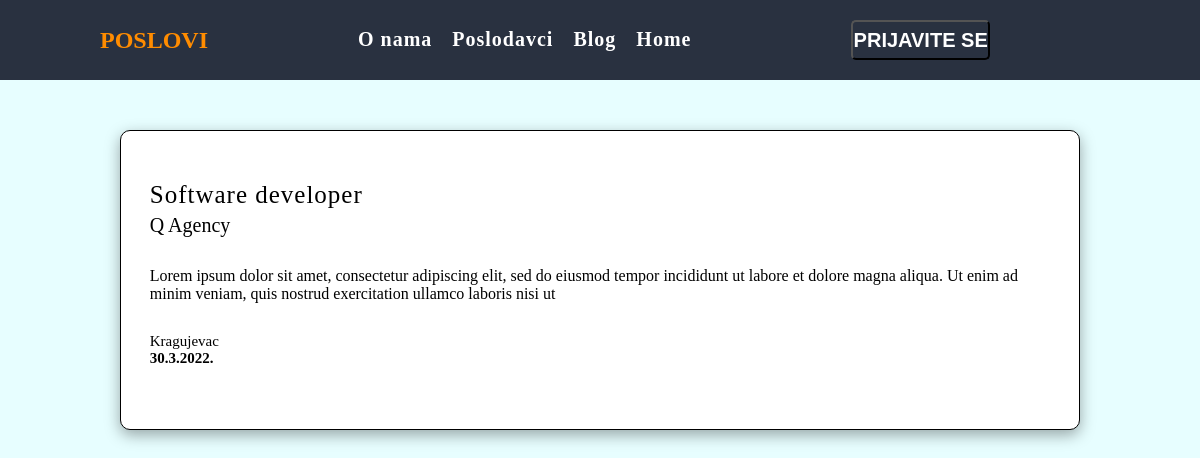
/results.php?mesto=Kragujevac, run on the app's committed database.
### tables this page shows
CREATE TABLE Poslovi(
	
	idPosla INT AUTO_INCREMENT NOT NULL ,
	imePosla varchar(50),
	idPoslodavca INT,
	opisPosla varchar(1000),
	mesto varchar(50),
	datumIsteka varchar(20),
	PRIMARY KEY(idPosla),
	FOREIGN KEY(idPoslodavca) REFERENCES Poslodavci(idPoslodavca)

);

CREATE TABLE Poslodavci(
    
    idPoslodavca int AUTO_INCREMENT NOT NULL,
    imePoslodavca varchar(50),
    email varchar(50),
    sifra varchar(50),
    PRIMARY KEY(idPoslodavca)
    );

### sesija.php (called while the page is built, shortened)
<?php
	include 'connect.php';
	$user_data = check_login($conn);
?>

### results.php (the view, shortened to what this page needs)
<?php
	include 'sesija.php';
?>
<html>
<head>
	<link rel="stylesheet" href="resultstyle.css">
</head>
<body>
	<header>
 		<a href="#" class="logo">POSLOVI</a>
 		<ul class ="navigation">
 			<li><a href="#">O nama</a></li>
 			<li><a href="#">Poslodavci</a></li>
 			<li><a href="#">Blog</a></li>
 			<li><a href="#">Home</a></li>
 		</ul>
 		<div class="dropdown" <?php if ($user_data){ echo 'style="display:none" ';} ?>>
 			<button class="dropbtn" ><p>PRIJAVITE SE </button>
             </div>
 	</header>
 	<div class = "container">
 	<?php
		include 'connect.php';
		$mesto = $_GET['mesto'];
		$imePosla = $_GET["imePosla"];
		if(!empty($mesto) && !empty($imePosla)){
			$sql = "SELECT imePosla, imePoslodavca, opisPosla,mesto,datumIsteka FROM Poslovi INNER JOIN Poslodavci ON Poslovi.idPoslodavca=Poslodavci.idPoslodavca WHERE (mesto = '$mesto' AND imePosla='$imePosla')";
		}
		elseif (!empty($mesto)) {
			$sql = "SELECT imePosla, imePoslodavca, opisPosla,mesto,datumIsteka FROM Poslovi INNER JOIN Poslodavci ON Poslovi.idPoslodavca=Poslodavci.idPoslodavca WHERE mesto = '$mesto' ";
		}
		elseif (!empty($imePosla)) {
			$sql = "SELECT imePosla, imePoslodavca, opisPosla,mesto,datumIsteka FROM Poslovi INNER JOIN Poslodavci ON Poslovi.idPoslodavca=Poslodavci.idPoslodavca WHERE imePosla = '$imePosla' ";
		}
		elseif (empty($mesto) && empty($imePosla)){
			$sql = "SELECT imePosla, imePoslodavca, opisPosla,mesto,datumIsteka FROM Poslovi INNER JOIN Poslodavci ON Poslovi.idPoslodavca=Poslodavci.idPoslodavca ";
		}
		$result = mysqli_query($conn,$sql);
		while($row = mysqli_fetch_assoc($result)){
			echo '<div class="result">
	 			<p class="posao" name="posao">
	 				'.$row['imePosla'].'
	 			</p>
	 			<p class="poslodavac" name="poslodavac">
	 				'.$row['imePoslodavca'].'
	 			</p>
	 			<p class="opis" name="opis">
	 				'.$row['opisPosla'].'
	 			</p>
	 			<p class="mesto" name="mesto">
	 				'.$row['mesto'].'
	 			</p>
	 			<p class="vreme" name="vreme">
	 				'.$row['datumIsteka'].'
	 			</p>
	 		</div>';
		}
	?>
 	</div>
</body>

### resultstyle.css (style rules this page uses)
* { margin:0; padding:0; box-sizing: border-box; }
body { display: block; background-color: #e7feff; }
header { position: fixed; top: 0; left: 0; width: 100%; display: flex; align-items: center; padding: 15px 100px; z-index: 10; background: #293140; height: 80px; }
header .logo { position: relative; font-size: 1.5em; color: #FF8C00;; text-decoration: none; font-weight: 800; }
header .navigation { width: 500px; display: flex; justify-content: center; flex-wrap: wrap; height: 80px; align-items: center; margin: 0px 10%; }
header .navigation li { position: relative; list-style: none; margin: 0px; font-size: 20px; height: 100%; padding: 0px 10px; }
header .navigation li a { position: relative; color: #fff; text-decoration: none; font-weight: 800; letter-spacing: 1px; top: 35%; }
header .dropdown { position: relative; width: 180px; height: 80px; margin-right: 10%; padding: 0px 10px; transition: .5s; }
header .dropbtn { position: relative; top: 25%; left: 0; width: 100%; height: 50%; color: #fff; font-size: 20px; background-color: #293140; border-width: 2px; border-radius: 5px; font-weight: 700; cursor: pointer; }
.container { position: absolute; height: 100%; width: 100%; background-color: #e7feff; top: 80px; }
.result { position: relative; height: 300px; width: 80%; margin: auto; margin-top: 50px; margin-bottom: 50px; border: 1px solid; background-color: white; display: flex; flex-direction: column; border-radius: 10px; box-shadow: rgba(0, 0, 0, 0.35) 0px 5px 15px; }
.posao { margin: 50px 3%; margin-bottom: 5px; font-size: 25px; letter-spacing: 1px; }
.poslodavac { margin: 0px 3%; font-size: 20px; }
.opis { position: relative; margin: 30px 3%; overflow: hidden; }
.mesto { margin: 0px 3%; font-size: 15px; }
.vreme { font-weight: 800; margin: 0px 3%; font-size: 15px; }

### data on the page
poslovi: imePosla "Software developer", idPoslodavca.imePoslodavca "Q Agency", opisPosla "Lorem ipsum dolor sit amet, consectetur adipiscing elit, sed do eiusmod tempor incididunt ut labore et dolore magna aliqua. Ut enim ad minim veniam, quis nostrud exercitation ullamco laboris nisi ut", mesto "Kragujevac", datumIsteka "30.3.2022."
